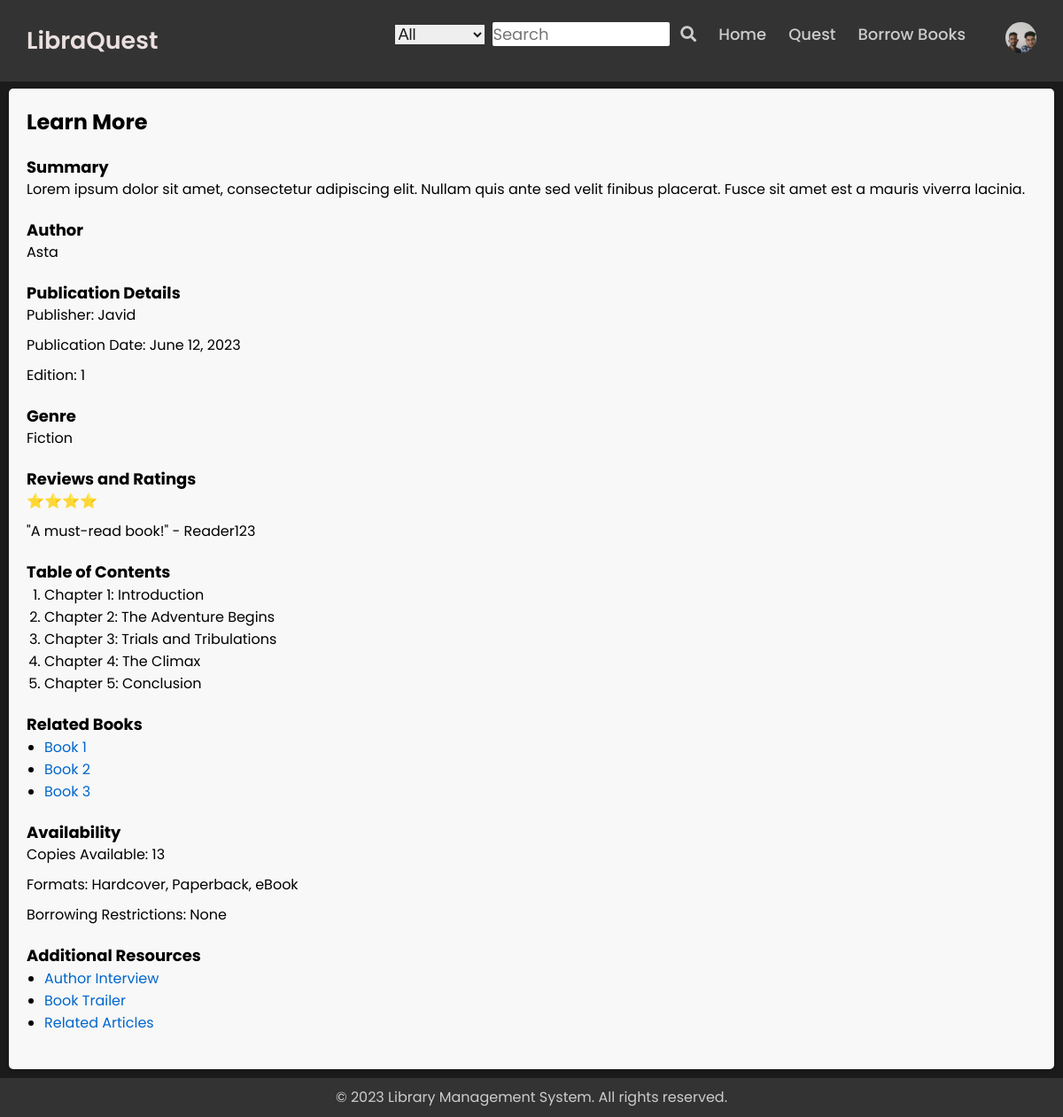
/profile/learn_more/12/ (signed in), run on an earlier commit of the app's database.
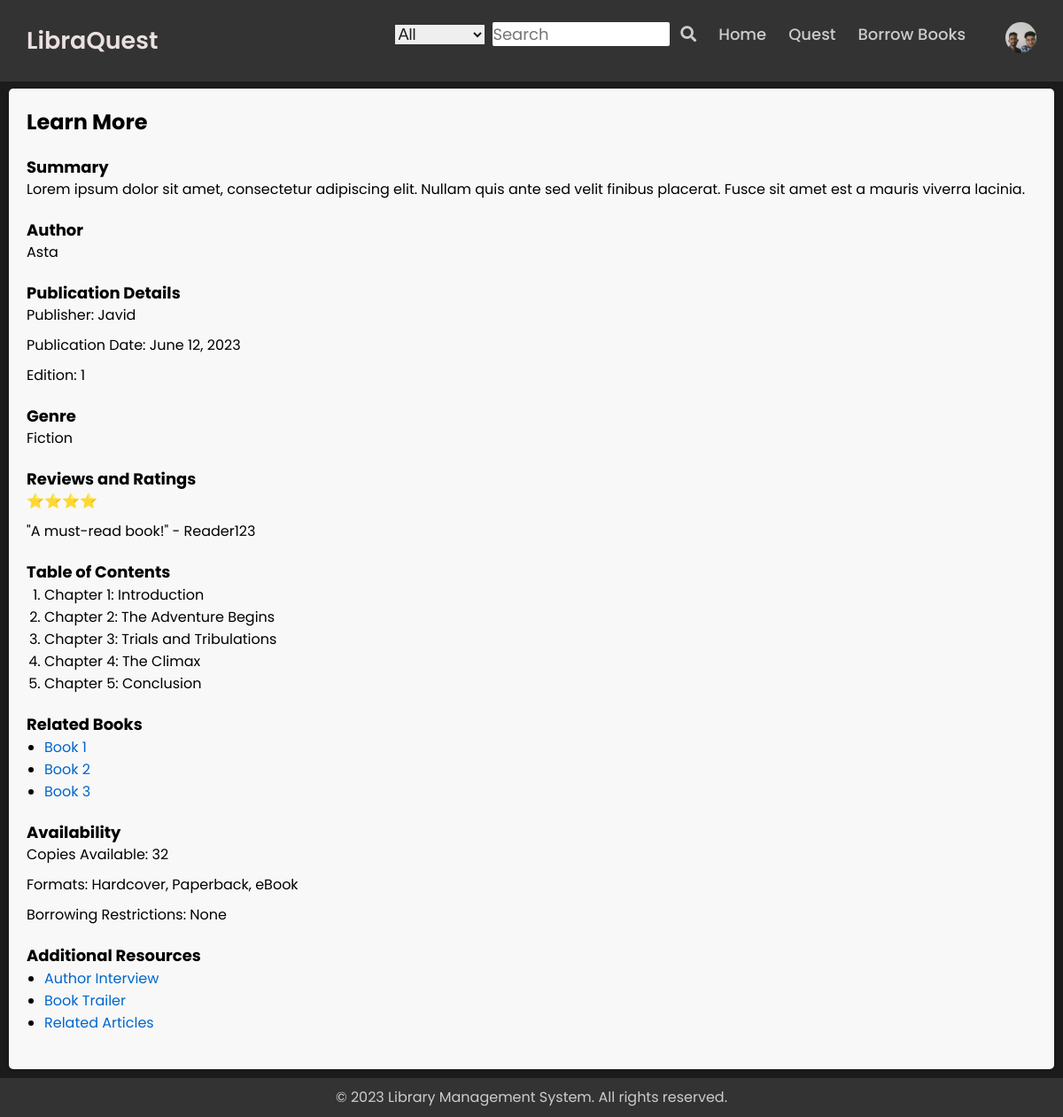
And on a later commit of the database.
### my_app/models.py (models this page shows, shortened)
class RegisterModel(AbstractUser,PermissionsMixin):
    DEFAULT_USER_IMAGE = r'C:\\Users\\user\\Environments\\myenv\\Scripts\\LibraryManagementSystem\\media\\profile\\default_user.jpg'
    ROLE_CHOICES = (
        ('student' , 'Student'),
        ('teacher', 'Teacher'),
        ('librarian' , 'Librarian'),
        ('admin', 'Admin')
    )
    first_name = models.CharField(max_length=30)
    last_name = models.CharField(max_length=30)
    username = models.CharField(max_length=20, unique=True)
    email = models.EmailField(max_length=50)
    role = models.CharField(max_length=20)
    profile_image = models.ImageField(upload_to="profile/", default=DEFAULT_USER_IMAGE ,null=True, blank=True)
    phone = models.CharField(max_length=20)
    address = models.TextField(max_length=200 ,blank=True, null=True)
    is_staff = models.BooleanField(default=False)
    is_superuser = models.BooleanField(default=False)
    USERNAME_FIELD = 'username'
    objects = UserManager()

class Books(models.Model):
    title = models.TextField(null=False)
    author_name = models.CharField(max_length=50)
    isbn = models.CharField(max_length=20)
    publisher = models.CharField(max_length=200,null=True,blank=True)
    publication = models.DateField()
    edition = models.IntegerField(null=True , blank=True)
    availability = models.CharField(max_length=10,default='No')
    cover_image = models.ImageField(upload_to="book_covers/")
    book_file = models.FileField(upload_to="books/",blank=True , null=True)
    copies_available = models.IntegerField(null=True,blank=True,default=2)

### user_profile/views.py (the view)
# urls.py: path('learn_more/<int:book_id>/', views.learn_more , name='learn_more'),
def learn_more(request,book_id):
    book = Books.objects.get(id=book_id)
    return render(request , 'books/learn_more.html', {
        'book': book
    })

### user_profile/templates/books/learn_more.html (shortened to what this page needs)
{% extends 'forms/base.html' %}
{% load static %}
{% block content %}
<div class="book-details">
    <h2>Learn More</h2>
    <div class="book-summary">
      <h3>Summary</h3>
      <p>Lorem ipsum dolor sit amet, consectetur adipiscing elit. Nullam quis ante sed velit finibus placerat. Fusce sit amet est a mauris viverra lacinia.</p>
    </div>
    <div class="author-info">
      <h3>Author</h3>
      <p>{{ book.author_name }}</p>
    </div>
    <div class="publication-details">
      <h3>Publication Details</h3>
      <p>Publisher: {{ book.publisher }}</p>
      <p>Publication Date: {{ book.publication }}</p>
      <p>Edition: {{ book.edition }}</p>
    </div>
    <div class="genre">
      <h3>Genre</h3>
      <p>Fiction</p>
    </div>
    <div class="reviews-ratings">
      <h3>Reviews and Ratings</h3>
      <p>⭐️⭐️⭐️⭐️</p>
      <p>"A must-read book!" - Reader123</p>
    </div>
    <div class="table-of-contents">
      <h3>Table of Contents</h3>
      <ol>
        <li>Chapter 1: Introduction</li>
        <li>Chapter 2: The Adventure Begins</li>
        <li>Chapter 3: Trials and Tribulations</li>
        <li>Chapter 4: The Climax</li>
        <li>Chapter 5: Conclusion</li>
      </ol>
    </div>
    <div class="related-books">
      <h3>Related Books</h3>
      <ul>
        <li><a href="#">Book 1</a></li>
        <li><a href="#">Book 2</a></li>
        <li><a href="#">Book 3</a></li>
      </ul>
    </div>
    <div class="availability">
      <h3>Availability</h3>
      <p>Copies Available: {{ book.copies_available }}</p>
      <p>Formats: Hardcover, Paperback, eBook</p>
      <p>Borrowing Restrictions: None</p>
    </div>
    <div class="additional-resources">
      <h3>Additional Resources</h3>
      <ul>
        <li><a href="#">Author Interview</a></li>
        <li><a href="#">Book Trailer</a></li>
        <li><a href="#">Related Articles</a></li>
      </ul>
    </div>
  </div>
{% endblock %}

### my_app/templates/forms/base.html (shortened to what this page needs)
{% load static %}
<!DOCTYPE html>
<html lang="en">
    <head>
        <link rel="stylesheet" type="text/css" href="{% static 'css/base_styles.css' %}">
        <link rel="stylesheet" href="https://cdnjs.cloudflare.com/ajax/libs/font-awesome/5.15.2/css/all.min.css">
        <link rel="stylesheet" href="{% static 'css/profile.css' %}">
    </head>
    <body>
        <nav class="navbar">
            <div class="content">
                <div class="logo"><a href="{% url 'signup:about_libraquest' %}">LibraQuest</a></div>
                <ul class="menu-list">
                    <li>
                        <div class="search">
                            <select class="drop-down">
                                <option value="All">All</option>
                            </select>
                            <input type="text" name="search" placeholder="Search" class="search-box" required>
                            <i class="fas fa-search" onclick="book_search()"></i>
                        </div>
                    </li>
                    <li><a href="{% url 'signup:homepage'%} ">Home</a></li>
                    <li><a href="#">Quest</a></li>
                    {% if user.is_authenticated %}
                    <li>
                        <a href="{% url 'signup:show_books' %}">Borrow Books</a>
                    </li>
                    {% else %}
                    <li>
                        <a href="{% url 'signup:login_user' %}">Sign in</a>
                    </li>
                    {% endif %}
                    {% if user.is_authenticated %}
                        <div class="profile">
                            {% if user.profile_image.url %}
                                <li><a href="{% url 'user_profile' username=request.user.username %}" ><img src="{{ user.profile_image.url }}" alt="Profile Picture"></a></li>
                            {% else %}
                                <li><a href="{% url 'user_profile' username=request.user.username  %}"><img src="{{ user.profile_image.url }}" alt="Default Profile Picture"></a></li>
                            {% endif %}
                        </div>
                    {% else %}
                        <li><a href="{%url 'signup:register' %}">Sign Up</a></li>
                    {% endif %}
                </ul>
            </div>
        </nav>
        {% block content %}
        {% endblock %}
        <footer>
            <p>&copy; 2023 Library Management System. All rights reserved.</p>
        </footer>
    </body>
</html>

### my_app/static/css/base_styles.css (style rules this page uses)
* { margin: 0; padding: 0; box-sizing: border-box; font-family: "Poppins" , sans-serif; }
html { height: 100%; }
body { display: flex; flex-direction: column; min-height: 100%; }
footer { margin-top: auto; text-align: center; color: #ccc; padding-top: 10px; background-color: #333; }
.content { max-width: 1250px; margin: auto; padding: 0 30px; }
.navbar { position:fixed; width: 100%; top: 0; z-index: 9999; padding: 25px 0; transition: all 0.3s ease; background: #a09ea02f; }
.navbar .content { display: flex; justify-content: space-between; align-items: center; }
.navbar .logo a { color: #ebe0e0; font-size: 30px; text-decoration: none; font-weight: 600; }
.navbar .menu-list { display: inline-flex; }
.menu-list li { list-style: none; }
.menu-list li a { color: #ccc; font-size: 18px; font-weight: 500; text-decoration: none; transition: all 0.3s ease; margin-left: 25px; }
.menu-list input { font-size: 18px; font-family: "Poppins",sans-serif; outline: none; border: none; border-radius: 2px; width: 200px; }
.search { color:#ccc; font-size: 18px; padding-left: 10px; background-size: 0px; caret-color: #1b1b1b; }
.search .drop-down { font-size: 18px; border: none; outline: none; padding-right: 5px; margin-right: 5px; font-family: "Arial" , 'Segoe UI', Tahoma, Verdana, sans-serif; }
.search i { padding-left: 7px; cursor: pointer; }
.search select { cursor: pointer; }
.search select , option , input { color: #1b1b1b; }
.profile img { width: 35px; height: 35px; border-radius: 50%; object-fit: cover; margin-left: 20px; }
@media (max-width : 1230px) { .navbar .logo a { font-size: 27px; } }

### user_profile/static/css/profile.css (style rules this page uses)
* { margin: 0; padding: 0; box-sizing: border-box; font-family: "Poppins" , sans-serif; }
body { background: #1b1b1b; }

### user_profile/templates/books/learn_more.html (style rules this page uses)
.book-details { margin:10px; margin-top:100px; padding: 20px; background-color: #f8f8f8; border-radius: 5px; box-shadow: 0 2px 4px rgba(0, 0, 0, 0.1); }
h2 { margin-bottom: 20px; font-size: 24px; }
h3 { margin-top: 20px; font-size: 18px; }
p { margin-bottom: 10px; line-height: 1.5; }
.book-summary, .author-info, .publication-details, .genre, .reviews-ratings, .table-of-contents, .related-books, .availability, .additional-resources { margin-bottom: 20px; }
ul, ol { padding-left: 20px; }
a { color: #0066cc; text-decoration: none; }

What changed in the data, as far as the page shows it:
changed Books "Asta": copies_available "13" → "32"
